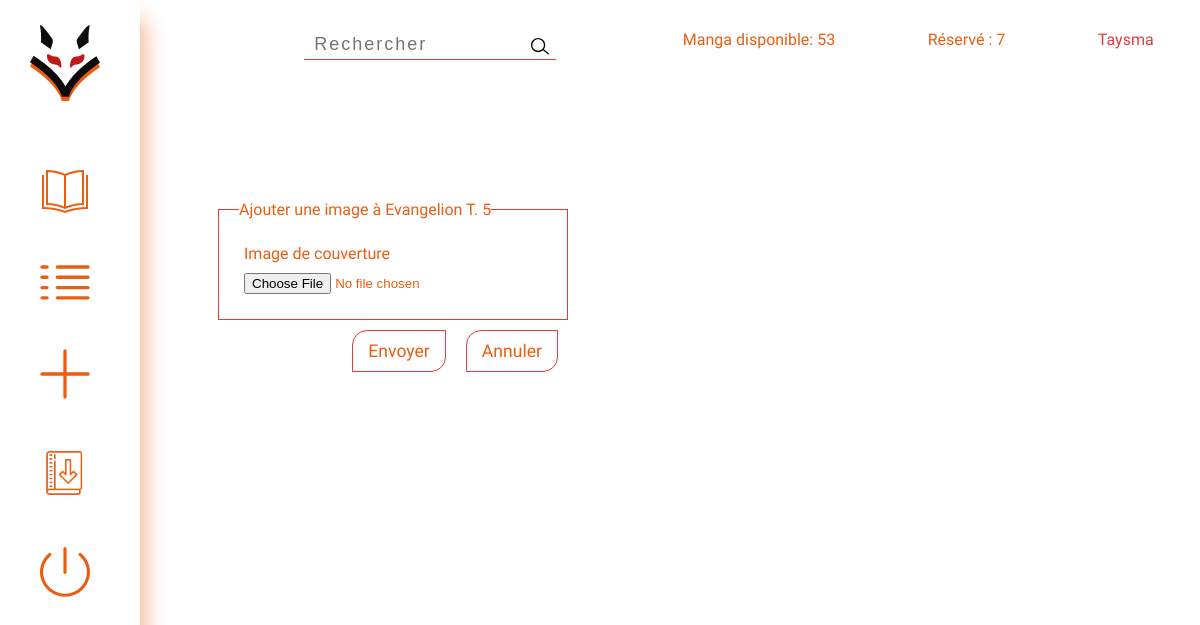
The page /admin/add-img.php?id=56 (signed in) on the database its author committed.
### tables this page shows
CREATE TABLE IF NOT EXISTS `user` (
  `id` int(11) NOT NULL AUTO_INCREMENT,
  `role` varchar(50) NOT NULL,
  `pseudo` varchar(30) NOT NULL,
  `password` varchar(150) NOT NULL,
  `mail` varchar(100) NOT NULL,
  PRIMARY KEY (`id`)
);

CREATE TABLE IF NOT EXISTS `manga` (
  `id` int(11) NOT NULL AUTO_INCREMENT,
  `id_genre` int(11) NOT NULL,
  `id_public` int(11) NOT NULL,
  `title` varchar(50) NOT NULL,
  `volume` int(11) NOT NULL,
  `editor` varchar(50) NOT NULL,
  `published_at` date NOT NULL,
  `author` varchar(50) NOT NULL,
  `cover` varchar(150) NOT NULL,
  `extract` text NOT NULL,
  `bookshelf` varchar(10) NOT NULL,
  PRIMARY KEY (`id`),
  KEY `GENRE` (`id_genre`),
  KEY `PUBLIC` (`id_public`)
);

### admin/add-img.php (the view, shortened to what this page needs)
<?php
include_once '../connexion.php';
include_once './header-admin.php';
$id = $_GET['id'];
?>
<section class="new-post row-limit-size">
    <form action="#" enctype="multipart/form-data" method="POST">
        <fieldset class="send-img">
            <?php
            $sql = $db->prepare("SELECT `id`,`title`,`volume` FROM `manga` WHERE `id` = :id");
            $sql->bindParam(':id', $id, PDO::PARAM_STR);
            $sql->execute();
            while ($manga = $sql->fetch(PDO::FETCH_ASSOC)) {
            ?>
                <legend>Ajouter une image à <?= $manga['title'] ?> T. <?= $manga['volume'] ?></legend>
            <?php } ?>
            <label for="cover">Image de couverture</label>
            <input type="file" name="cover" accept="image/*">
        </fieldset>
        <a href="./list.php" class="annuler">Annuler</a>
        <input type="submit" name="submit" value="Envoyer">
    </form>
</section>
</main>
</body>
</html>

### admin/header-admin.php (shortened to what this page needs)
<?php require_once '../connexion.php'; ?>
<!DOCTYPE html>
<html lang="en">
<head>
    <link rel="stylesheet" href="../asset/css/style-header-admin.css">
</head>
<body>
    <header>
        <a id=burger href="#">
            <img id="logo" src="../asset/img/icon/Logo.svg" alt="kitsuthèque-logo">
        </a>
        <nav id="main-menu">
            <ul>
                <li class="menu"><a href="../catalogue.php"><img src="../asset/img/icon/icons8-livre-ouvert-50.png" alt="catalogue"></a></li>
                <li class="menu"><a href="./list.php"><img src="../asset/img/icon/🦆 icon _view list_.svg" alt="liste"></a></li>
                <li class="menu"><a href="./new-post.php"><img src="../asset/img/icon/🦆 icon _plus_.svg" alt="Ajouté un manga"></a></li>
                <li class="menu"><a href="./loan.php"><img src="../asset/img/icon/icons8-emprunter-un-livre-64 1.svg" alt="gestion des utilisateurs"></a></li>
                <li class="menu"><a href="../model/deconnexion.php"><img src="../asset/img/icon/icone_deconnexion.svg" alt="Se déconnecter"></a></li>
            </ul>
        </nav>
    </header>
    <main>
        <section id="admin-search-bar" class="row-limit-size">
            <div>
                <form action="./research-list.php" method="GET">
                    <input type="search" placeholder="Rechercher" name="search" class="search-admin">
                    <button type="submit" name="research" value="rechercher..." class="search-admin">
                        <img src="../asset/img/icon/icon_search_bar.svg" alt="icon loupe">
                    </button>
                </form>
                <span>Manga disponible:
                    <?php
                    $req = $db->query("SELECT COUNT(`id`) AS `nbManga` FROM `manga`");
                    $resultManga = $req->fetch(PDO::FETCH_ASSOC);
                    $req2 = $db->query("SELECT COUNT(`id`) AS `nbLoan` FROM `loan`");
                    $resultLoan = $req2->fetch(PDO::FETCH_ASSOC);
                    ?>
                    <?= $total = $resultManga['nbManga'] - $resultLoan['nbLoan'] ?>
                </span>
                <span>Réservé :
                    <?php
                    $sql2 = "SELECT COUNT(`available`) AS `reserved` FROM `loan`";
                    $req2 = $db->query($sql2);
                    $reserved = $req2->fetch(PDO::FETCH_ASSOC)
                    ?>
                    <?= $reserved['reserved'] ?>
                </span>
                <span>
                    <?php
                    $id = $_SESSION['id-user'];
                    $sql3 = "SELECT `pseudo` FROM `user`WHERE `id`=$id";
                    $req3 = $db->query($sql3);
                    $pseudo = $req3->fetch(PDO::FETCH_ASSOC)
                    ?>
                    <?= ucfirst($pseudo['pseudo']) ?>
                </span>
            </div>
        </section>

### asset/css/style-header-admin.css (style rules this page uses)
a { text-decoration: none; }
li { list-style-type: none; }
.row-limit-size { max-width: 1200px; width: 100%; margin: 0 auto; }
header { box-shadow: 25px 0 20px -20px rgba(235, 93, 17, 0.45); width: 140px; height: 100vh; overflow: auto; position: fixed; top: 0px; float: left; background-color: #fff; }
header > a#burger { display: block; margin: 10px 0 0 15px; padding: 15px; line-height: 50px; }
header > a#burger > img#logo { width: 70px; }
header nav#main-menu { display: block; }
header nav#main-menu ul { list-style: none; }
header nav#main-menu ul li { margin: 15px auto; padding: 15px 0; width: 60px; }
header nav#main-menu ul .menu img { width: 50px; }
main { padding-left: 14%; }
main > section#admin-search-bar { margin: 0; position: sticky; top: 0; }
main > section#admin-search-bar > div { display: flex; justify-content: space-around; padding: 30px 0 30px 40px; height: 150px; background-color: #fff; }
@media screen and (min-width: 850px) { main > section#admin-search-bar > div { margin-left: 50px; margin-bottom: 50px; } }
main > section#admin-search-bar > div > form > input[type=search] { height: 30px; border: none; border-bottom: 1px solid #e23b3b; padding: 10px; font-size: 18px; letter-spacing: 2px; outline: 0; }
main > section#admin-search-bar > div > form > button { position: relative; z-index: 9999; top: 5px; left: -35px; width: 30px; border: none; background-color: #fff; cursor: pointer; }
main > section#admin-search-bar > div > form > button > img { width: 18px; }
main > section#admin-search-bar > div > span { font-family: "Carter One", cursive; color: #eb5d11; }
main > section#admin-search-bar > div > :last-child { color: #e23b3b; }
main > section.new-post > form { width: -moz-fit-content; width: fit-content; }
main > section.new-post > form > input[type=submit], main > section.new-post > form > input[type=reset], main > section.new-post > form > a { color: #eb5d11; font-family: "Carter One", cursive; border: 1px solid #e23b3b; border-radius: 15px 0 15px 0; cursor: pointer; background-color: #fff; padding: 10px 15px; margin: 10px; float: right; font-size: 1.1rem; }
main > section.new-post > form > fieldset.send-img { margin-left: 50px; display: flex; flex-direction: column; justify-content: center; width: 350px; padding: 20px; border: 1px solid #e23b3b; color: #eb5d11; font-family: "Carter One", cursive; background-color: #fff; }
main > section.new-post > form > fieldset.send-img > label { justify-self: end; margin: 5px; }
main > section.new-post > form > fieldset.send-img > input { margin: 5px; }

### rows shown on the page
user: pseudo "Taysma"
manga: title "Evangelion", volume "5"

### other values the page prints
$total = $resultManga['nbManga'] - $resultLoan['nbLoan'] "53"
$reserved['reserved'] "7"
